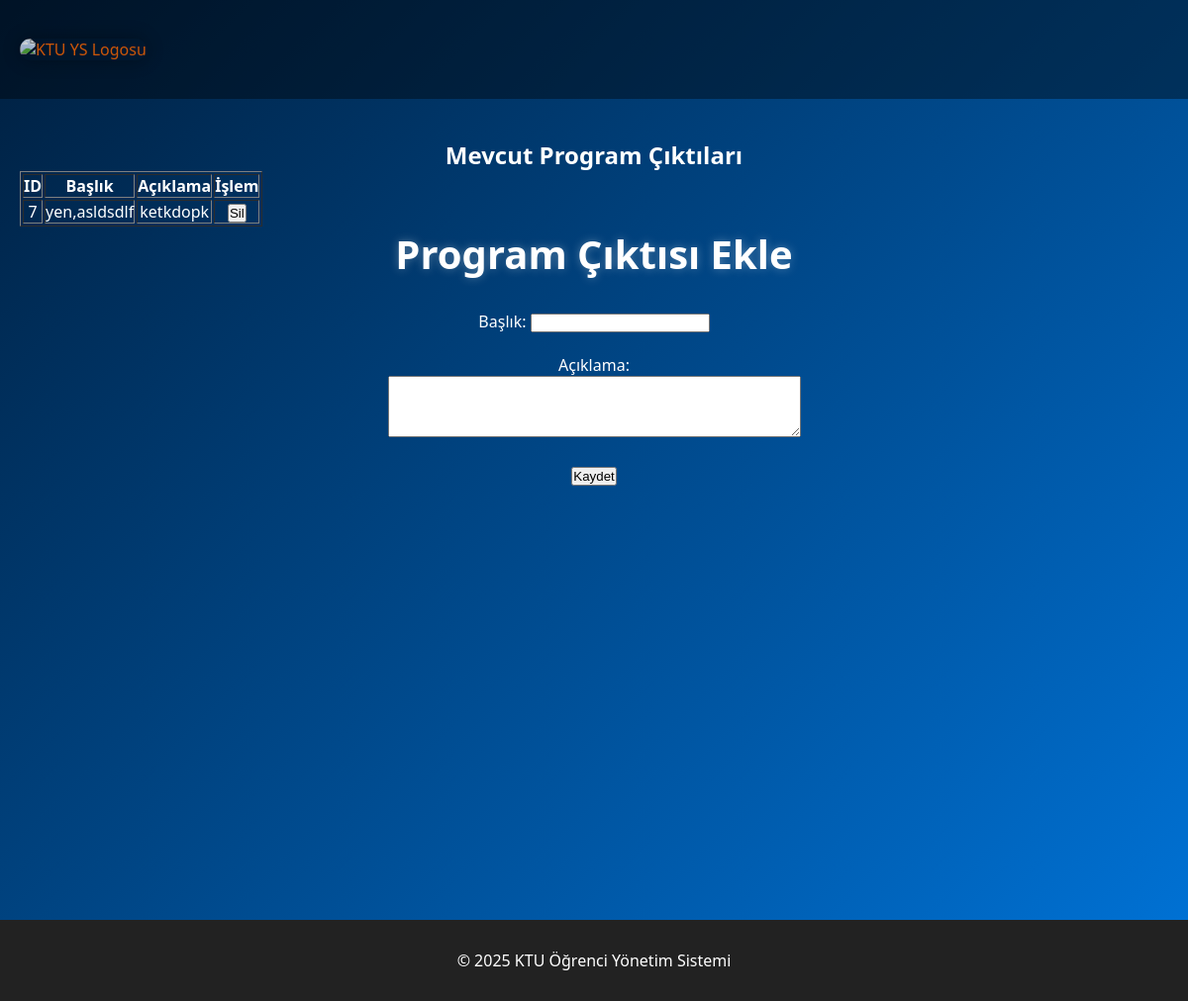
Page /pc_ekle (signed in) on the committed database.
### models.py (models this page shows)
class PC(db.Model):
    __tablename__ = 'pc'
    pcID = db.Column(db.Integer, primary_key=True, autoincrement=True)
    baslik = db.Column(db.String, nullable=False)
    aciklama = db.Column(db.String, nullable=False)

### app.py (the view, shortened to what this page needs)
@app.route('/pc_ekle', methods=['GET', 'POST'])
def pc_ekle():
    if 'rol' not in session or session['rol'] != 'yonetici':
        flash("Yetkisiz giriş.")
        return redirect(url_for('ygiris'))
    pc_listesi = PC.query.all()
    return render_template('pc_ekle.html', pc_listesi=pc_listesi)

### templates/pc_ekle.html (shortened to what this page needs)
<!DOCTYPE html>
<html lang="tr">
<head>
  <link rel="stylesheet" href="{{ url_for('static', filename='style.css') }}">
</head>
<body>
  <header class="header">
    <div class="logo-container"><a href="{{ url_for('index') }}">
      <img src="https://pu.ktu.edu.tr/pluginfile.php/1/theme_remui/logo/1713768117/KT%C3%9C%20Logo%201A.png" alt="KTU YS Logosu">
    </a></div>
  </header>
  <div class="container">
<h2>Mevcut Program Çıktıları</h2>
<table border="1">
  <tr>
    <th>ID</th>
    <th>Başlık</th>
    <th>Açıklama</th>
    <th>İşlem</th>
  </tr>
  {% for pc in pc_listesi %}
  <tr>
    <td>{{ pc.pcID }}</td>
    <td>{{ pc.baslik }}</td>
    <td>{{ pc.aciklama }}</td>
    <td>
      <form method="POST" action="{{ url_for('pc_sil', pcID=pc.pcID) }}" onsubmit="return confirm('Bu program çıktısını silmek istediğine emin misin?');">
        <button type="submit">Sil</button>
      </form>
    </td>
  </tr>
  {% endfor %}
</table>
 <h1>Program Çıktısı Ekle</h1>
  <form method="POST" action="{{ url_for('pcekle') }}">
    <label for="baslik">Başlık:</label>
    <input type="text" id="baslik" name="baslik" required><br><br>
    <label for="aciklama">Açıklama:</label><br>
    <textarea id="aciklama" name="aciklama" rows="4" cols="50" required></textarea><br><br>
    <button type="submit">Kaydet</button>
  </form>
  </div>
  <footer class="footer">
    <p>&copy; 2025 KTU Öğrenci Yönetim Sistemi</p>
  </footer>
</body>
</html>

### static/style.css (style rules this page uses)
* { box-sizing: border-box; margin: 0; padding: 0; }
body { font-family: 'Segoe UI', sans-serif; background: linear-gradient(135deg, #001f3f, #0074D9); color: white; min-height: 100vh; }
.container { width: 100%; height: 800px; justify-content: center; align-items: center; text-align: center; padding: 40px 20px; }
h1 { font-size: 2.5em; margin-bottom: 30px; text-shadow: 0 0 10px rgba(255,255,255,0.3); }
.logo-container { display: flex; gap: 40px; flex-wrap: wrap; justify-content: center; }
.logo-container img { width: 200px; height: 100px; opacity: 0.8; border-radius: 20px; box-shadow: 0 0 20px rgba(0,0,0,0.4); }
.footer { background-color: #222; color: white; padding: 30px 0; text-align: center; margin-top: 30px; }
a { text-decoration: none; color: #ff6600; }
.header { display: flex; justify-content: space-between; align-items: center; background-color: rgba(0, 0, 0, 0.4); padding: 20px; height: 100px; }

### rows in the picture
PC: pcID "7", baslik "yen,asldsdlf", aciklama "ketkdopk"
